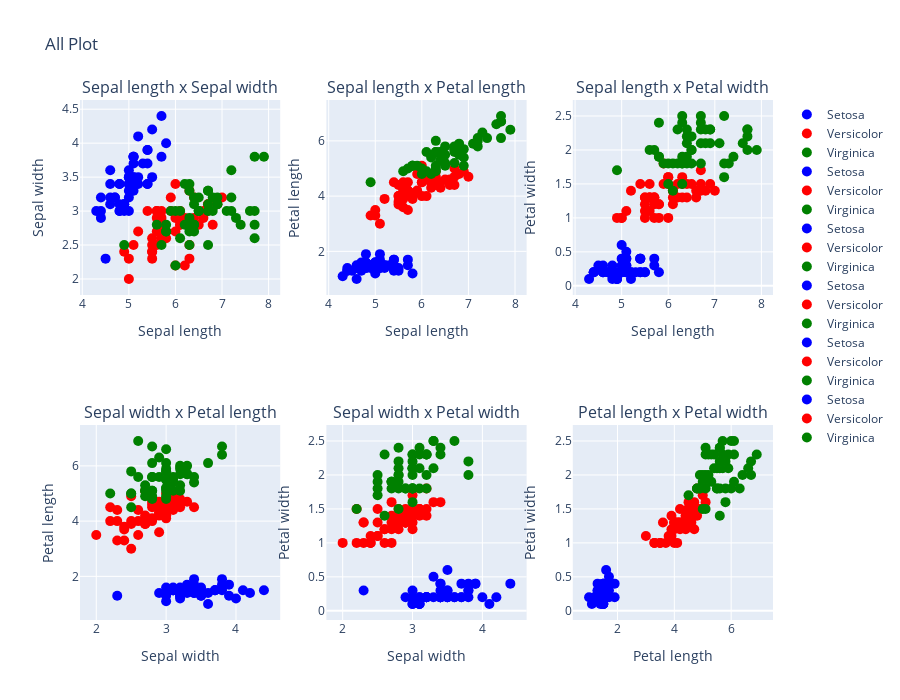

The cell this chart's notebook holds for it:
### Code cell
res

### Figure 1 — Plotly figure (JSON) as saved in the notebook; plotly's stock layout.template omitted (floating-point values rounded to 4 significant figures)
{"data": [{"marker": {"color": "blue", "size": 10}, "mode": "markers", "name": "Setosa", "type": "scatter", "x": [5.1, 4.9, 4.7, 4.6, 5, 5.4, 4.6, 5, 4.4, 4.9, 5.4, 4.8, 4.8, 4.3, 5.8, 5.7, 5.4, 5.1, 5.7, 5.1, 5.4, 5.1, 4.6, 5.1, 4.8, 5, 5, 5.2, 5.2, 4.7, 4.8, 5.4, 5.2, 5.5, 4.9, 5, 5.5, 4.9, 4.4, 5.1, 5, 4.5, 4.4, 5, 5.1, 4.8, 5.1, 4.6, 5.3, 5], "xaxis": "x", "y": [3.5, 3, 3.2, 3.1, 3.6, 3.9, 3.4, 3.4, 2.9, 3.1, 3.7, 3.4, 3, 3, 4, 4.4, 3.9, 3.5, 3.8, 3.8, 3.4, 3.7, 3.6, 3.3, 3.4, 3, 3.4, 3.5, 3.4, 3.2, 3.1, 3.4, 4.1, 4.2, 3.1, 3.2, 3.5, 3.1, 3, 3.4, 3.5, 2.3, 3.2, 3.5, 3.8, 3, 3.8, 3.2, 3.7, 3.3], "yaxis": "y"}, {"marker": {"color": "red", "size": 10}, "mode": "markers", "name": "Versicolor", "type": "scatter", "x": [7, 6.4, 6.9, 5.5, 6.5, 5.7, 6.3, 4.9, 6.6, 5.2, 5, 5.9, 6, 6.1, 5.6, 6.7, 5.6, 5.8, 6.2, 5.6, 5.9, 6.1, 6.3, 6.1, 6.4, 6.6, 6.8, 6.7, 6, 5.7, 5.5, 5.5, 5.8, 6, 5.4, 6, 6.7, 6.3, 5.6, 5.5, 5.5, 6.1, 5.8, 5, 5.6, 5.7, 5.7, 6.2, 5.1, 5.7], "xaxis": "x", "y": [3.2, 3.2, 3.1, 2.3, 2.8, 2.8, 3.3, 2.4, 2.9, 2.7, 2, 3, 2.2, 2.9, 2.9, 3.1, 3, 2.7, 2.2, 2.5, 3.2, 2.8, 2.5, 2.8, 2.9, 3, 2.8, 3, 2.9, 2.6, 2.4, 2.4, 2.7, 2.7, 3, 3.4, 3.1, 2.3, 3, 2.5, 2.6, 3, 2.6, 2.3, 2.7, 3, 2.9, 2.9, 2.5, 2.8], "yaxis": "y"}, {"marker": {"color": "green", "size": 10}, "mode": "markers", "name": "Virginica", "type": "scatter", "x": [6.3, 5.8, 7.1, 6.3, 6.5, 7.6, 4.9, 7.3, 6.7, 7.2, 6.5, 6.4, 6.8, 5.7, 5.8, 6.4, 6.5, 7.7, 7.7, 6, 6.9, 5.6, 7.7, 6.3, 6.7, 7.2, 6.2, 6.1, 6.4, 7.2, 7.4, 7.9, 6.4, 6.3, 6.1, 7.7, 6.3, 6.4, 6, 6.9, 6.7, 6.9, 5.8, 6.8, 6.7, 6.7, 6.3, 6.5, 6.2, 5.9], "xaxis": "x", "y": [3.3, 2.7, 3, 2.9, 3, 3, 2.5, 2.9, 2.5, 3.6, 3.2, 2.7, 3, 2.5, 2.8, 3.2, 3, 3.8, 2.6, 2.2, 3.2, 2.8, 2.8, 2.7, 3.3, 3.2, 2.8, 3, 2.8, 3, 2.8, 3.8, 2.8, 2.8, 2.6, 3, 3.4, 3.1, 3, 3.1, 3.1, 3.1, 2.7, 3.2, 3.3, 3, 2.5, 3, 3.4, 3], "yaxis": "y"}, {"marker": {"color": "blue", "size": 10}, "mode": "markers", "name": "Setosa", "type": "scatter", "x": [5.1, 4.9, 4.7, 4.6, 5, 5.4, 4.6, 5, 4.4, 4.9, 5.4, 4.8, 4.8, 4.3, 5.8, 5.7, 5.4, 5.1, 5.7, 5.1, 5.4, 5.1, 4.6, 5.1, 4.8, 5, 5, 5.2, 5.2, 4.7, 4.8, 5.4, 5.2, 5.5, 4.9, 5, 5.5, 4.9, 4.4, 5.1, 5, 4.5, 4.4, 5, 5.1, 4.8, 5.1, 4.6, 5.3, 5], "xaxis": "x2", "y": [1.4, 1.4, 1.3, 1.5, 1.4, 1.7, 1.4, 1.5, 1.4, 1.5, 1.5, 1.6, 1.4, 1.1, 1.2, 1.5, 1.3, 1.4, 1.7, 1.5, 1.7, 1.5, 1, 1.7, 1.9, 1.6, 1.6, 1.5, 1.4, 1.6, 1.6, 1.5, 1.5, 1.4, 1.5, 1.2, 1.3, 1.5, 1.3, 1.5, 1.3, 1.3, 1.3, 1.6, 1.9, 1.4, 1.6, 1.4, 1.5, 1.4], "yaxis": "y2"}, {"marker": {"color": "red", "size": 10}, "mode": "markers", "name": "Versicolor", "type": "scatter", "x": [7, 6.4, 6.9, 5.5, 6.5, 5.7, 6.3, 4.9, 6.6, 5.2, 5, 5.9, 6, 6.1, 5.6, 6.7, 5.6, 5.8, 6.2, 5.6, 5.9, 6.1, 6.3, 6.1, 6.4, 6.6, 6.8, 6.7, 6, 5.7, 5.5, 5.5, 5.8, 6, 5.4, 6, 6.7, 6.3, 5.6, 5.5, 5.5, 6.1, 5.8, 5, 5.6, 5.7, 5.7, 6.2, 5.1, 5.7], "xaxis": "x2", "y": [4.7, 4.5, 4.9, 4, 4.6, 4.5, 4.7, 3.3, 4.6, 3.9, 3.5, 4.2, 4, 4.7, 3.6, 4.4, 4.5, 4.1, 4.5, 3.9, 4.8, 4, 4.9, 4.7, 4.3, 4.4, 4.8, 5, 4.5, 3.5, 3.8, 3.7, 3.9, 5.1, 4.5, 4.5, 4.7, 4.4, 4.1, 4, 4.4, 4.6, 4, 3.3, 4.2, 4.2, 4.2, 4.3, 3, 4.1], "yaxis": "y2"}, {"marker": {"color": "green", "size": 10}, "mode": "markers", "name": "Virginica", "type": "scatter", "x": [6.3, 5.8, 7.1, 6.3, 6.5, 7.6, 4.9, 7.3, 6.7, 7.2, 6.5, 6.4, 6.8, 5.7, 5.8, 6.4, 6.5, 7.7, 7.7, 6, 6.9, 5.6, 7.7, 6.3, 6.7, 7.2, 6.2, 6.1, 6.4, 7.2, 7.4, 7.9, 6.4, 6.3, 6.1, 7.7, 6.3, 6.4, 6, 6.9, 6.7, 6.9, 5.8, 6.8, 6.7, 6.7, 6.3, 6.5, 6.2, 5.9], "xaxis": "x2", "y": [6, 5.1, 5.9, 5.6, 5.8, 6.6, 4.5, 6.3, 5.8, 6.1, 5.1, 5.3, 5.5, 5, 5.1, 5.3, 5.5, 6.7, 6.9, 5, 5.7, 4.9, 6.7, 4.9, 5.7, 6, 4.8, 4.9, 5.6, 5.8, 6.1, 6.4, 5.6, 5.1, 5.6, 6.1, 5.6, 5.5, 4.8, 5.4, 5.6, 5.1, 5.1, 5.9, 5.7, 5.2, 5, 5.2, 5.4, 5.1], "yaxis": "y2"}, {"marker": {"color": "blue", "size": 10}, "mode": "markers", "name": "Setosa", "type": "scatter", "x": [5.1, 4.9, 4.7, 4.6, 5, 5.4, 4.6, 5, 4.4, 4.9, 5.4, 4.8, 4.8, 4.3, 5.8, 5.7, 5.4, 5.1, 5.7, 5.1, 5.4, 5.1, 4.6, 5.1, 4.8, 5, 5, 5.2, 5.2, 4.7, 4.8, 5.4, 5.2, 5.5, 4.9, 5, 5.5, 4.9, 4.4, 5.1, 5, 4.5, 4.4, 5, 5.1, 4.8, 5.1, 4.6, 5.3, 5], "xaxis": "x3", "y": [0.2, 0.2, 0.2, 0.2, 0.2, 0.4, 0.3, 0.2, 0.2, 0.1, 0.2, 0.2, 0.1, 0.1, 0.2, 0.4, 0.4, 0.3, 0.3, 0.3, 0.2, 0.4, 0.2, 0.5, 0.2, 0.2, 0.4, 0.2, 0.2, 0.2, 0.2, 0.4, 0.1, 0.2, 0.1, 0.2, 0.2, 0.1, 0.2, 0.2, 0.3, 0.3, 0.2, 0.6, 0.4, 0.3, 0.2, 0.2, 0.2, 0.2], "yaxis": "y3"}, {"marker": {"color": "red", "size": 10}, "mode": "markers", "name": "Versicolor", "type": "scatter", "x": [7, 6.4, 6.9, 5.5, 6.5, 5.7, 6.3, 4.9, 6.6, 5.2, 5, 5.9, 6, 6.1, 5.6, 6.7, 5.6, 5.8, 6.2, 5.6, 5.9, 6.1, 6.3, 6.1, 6.4, 6.6, 6.8, 6.7, 6, 5.7, 5.5, 5.5, 5.8, 6, 5.4, 6, 6.7, 6.3, 5.6, 5.5, 5.5, 6.1, 5.8, 5, 5.6, 5.7, 5.7, 6.2, 5.1, 5.7], "xaxis": "x3", "y": [1.4, 1.5, 1.5, 1.3, 1.5, 1.3, 1.6, 1, 1.3, 1.4, 1, 1.5, 1, 1.4, 1.3, 1.4, 1.5, 1, 1.5, 1.1, 1.8, 1.3, 1.5, 1.2, 1.3, 1.4, 1.4, 1.7, 1.5, 1, 1.1, 1, 1.2, 1.6, 1.5, 1.6, 1.5, 1.3, 1.3, 1.3, 1.2, 1.4, 1.2, 1, 1.3, 1.2, 1.3, 1.3, 1.1, 1.3], "yaxis": "y3"}, {"marker": {"color": "green", "size": 10}, "mode": "markers", "name": "Virginica", "type": "scatter", "x": [6.3, 5.8, 7.1, 6.3, 6.5, 7.6, 4.9, 7.3, 6.7, 7.2, 6.5, 6.4, 6.8, 5.7, 5.8, 6.4, 6.5, 7.7, 7.7, 6, 6.9, 5.6, 7.7, 6.3, 6.7, 7.2, 6.2, 6.1, 6.4, 7.2, 7.4, 7.9, 6.4, 6.3, 6.1, 7.7, 6.3, 6.4, 6, 6.9, 6.7, 6.9, 5.8, 6.8, 6.7, 6.7, 6.3, 6.5, 6.2, 5.9], "xaxis": "x3", "y": [2.5, 1.9, 2.1, 1.8, 2.2, 2.1, 1.7, 1.8, 1.8, 2.5, 2, 1.9, 2.1, 2, 2.4, 2.3, 1.8, 2.2, 2.3, 1.5, 2.3, 2, 2, 1.8, 2.1, 1.8, 1.8, 1.8, 2.1, 1.6, 1.9, 2, 2.2, 1.5, 1.4, 2.3, 2.4, 1.8, 1.8, 2.1, 2.4, 2.3, 1.9, 2.3, 2.5, 2.3, 1.9, 2, 2.3, 1.8], "yaxis": "y3"}, {"marker": {"color": "blue", "size": 10}, "mode": "markers", "name": "Setosa", "type": "scatter", "x": [3.5, 3, 3.2, 3.1, 3.6, 3.9, 3.4, 3.4, 2.9, 3.1, 3.7, 3.4, 3, 3, 4, 4.4, 3.9, 3.5, 3.8, 3.8, 3.4, 3.7, 3.6, 3.3, 3.4, 3, 3.4, 3.5, 3.4, 3.2, 3.1, 3.4, 4.1, 4.2, 3.1, 3.2, 3.5, 3.1, 3, 3.4, 3.5, 2.3, 3.2, 3.5, 3.8, 3, 3.8, 3.2, 3.7, 3.3], "xaxis": "x4", "y": [1.4, 1.4, 1.3, 1.5, 1.4, 1.7, 1.4, 1.5, 1.4, 1.5, 1.5, 1.6, 1.4, 1.1, 1.2, 1.5, 1.3, 1.4, 1.7, 1.5, 1.7, 1.5, 1, 1.7, 1.9, 1.6, 1.6, 1.5, 1.4, 1.6, 1.6, 1.5, 1.5, 1.4, 1.5, 1.2, 1.3, 1.5, 1.3, 1.5, 1.3, 1.3, 1.3, 1.6, 1.9, 1.4, 1.6, 1.4, 1.5, 1.4], "yaxis": "y4"}, {"marker": {"color": "red", "size": 10}, "mode": "markers", "name": "Versicolor", "type": "scatter", "x": [3.2, 3.2, 3.1, 2.3, 2.8, 2.8, 3.3, 2.4, 2.9, 2.7, 2, 3, 2.2, 2.9, 2.9, 3.1, 3, 2.7, 2.2, 2.5, 3.2, 2.8, 2.5, 2.8, 2.9, 3, 2.8, 3, 2.9, 2.6, 2.4, 2.4, 2.7, 2.7, 3, 3.4, 3.1, 2.3, 3, 2.5, 2.6, 3, 2.6, 2.3, 2.7, 3, 2.9, 2.9, 2.5, 2.8], "xaxis": "x4", "y": [4.7, 4.5, 4.9, 4, 4.6, 4.5, 4.7, 3.3, 4.6, 3.9, 3.5, 4.2, 4, 4.7, 3.6, 4.4, 4.5, 4.1, 4.5, 3.9, 4.8, 4, 4.9, 4.7, 4.3, 4.4, 4.8, 5, 4.5, 3.5, 3.8, 3.7, 3.9, 5.1, 4.5, 4.5, 4.7, 4.4, 4.1, 4, 4.4, 4.6, 4, 3.3, 4.2, 4.2, 4.2, 4.3, 3, 4.1], "yaxis": "y4"}, {"marker": {"color": "green", "size": 10}, "mode": "markers", "name": "Virginica", "type": "scatter", "x": [3.3, 2.7, 3, 2.9, 3, 3, 2.5, 2.9, 2.5, 3.6, 3.2, 2.7, 3, 2.5, 2.8, 3.2, 3, 3.8, 2.6, 2.2, 3.2, 2.8, 2.8, 2.7, 3.3, 3.2, 2.8, 3, 2.8, 3, 2.8, 3.8, 2.8, 2.8, 2.6, 3, 3.4, 3.1, 3, 3.1, 3.1, 3.1, 2.7, 3.2, 3.3, 3, 2.5, 3, 3.4, 3], "xaxis": "x4", "y": [6, 5.1, 5.9, 5.6, 5.8, 6.6, 4.5, 6.3, 5.8, 6.1, 5.1, 5.3, 5.5, 5, 5.1, 5.3, 5.5, 6.7, 6.9, 5, 5.7, 4.9, 6.7, 4.9, 5.7, 6, 4.8, 4.9, 5.6, 5.8, 6.1, 6.4, 5.6, 5.1, 5.6, 6.1, 5.6, 5.5, 4.8, 5.4, 5.6, 5.1, 5.1, 5.9, 5.7, 5.2, 5, 5.2, 5.4, 5.1], "yaxis": "y4"}, {"marker": {"color": "blue", "size": 10}, "mode": "markers", "name": "Setosa", "type": "scatter", "x": [3.5, 3, 3.2, 3.1, 3.6, 3.9, 3.4, 3.4, 2.9, 3.1, 3.7, 3.4, 3, 3, 4, 4.4, 3.9, 3.5, 3.8, 3.8, 3.4, 3.7, 3.6, 3.3, 3.4, 3, 3.4, 3.5, 3.4, 3.2, 3.1, 3.4, 4.1, 4.2, 3.1, 3.2, 3.5, 3.1, 3, 3.4, 3.5, 2.3, 3.2, 3.5, 3.8, 3, 3.8, 3.2, 3.7, 3.3], "xaxis": "x5", "y": [0.2, 0.2, 0.2, 0.2, 0.2, 0.4, 0.3, 0.2, 0.2, 0.1, 0.2, 0.2, 0.1, 0.1, 0.2, 0.4, 0.4, 0.3, 0.3, 0.3, 0.2, 0.4, 0.2, 0.5, 0.2, 0.2, 0.4, 0.2, 0.2, 0.2, 0.2, 0.4, 0.1, 0.2, 0.1, 0.2, 0.2, 0.1, 0.2, 0.2, 0.3, 0.3, 0.2, 0.6, 0.4, 0.3, 0.2, 0.2, 0.2, 0.2], "yaxis": "y5"}, {"marker": {"color": "red", "size": 10}, "mode": "markers", "name": "Versicolor", "type": "scatter", "x": [3.2, 3.2, 3.1, 2.3, 2.8, 2.8, 3.3, 2.4, 2.9, 2.7, 2, 3, 2.2, 2.9, 2.9, 3.1, 3, 2.7, 2.2, 2.5, 3.2, 2.8, 2.5, 2.8, 2.9, 3, 2.8, 3, 2.9, 2.6, 2.4, 2.4, 2.7, 2.7, 3, 3.4, 3.1, 2.3, 3, 2.5, 2.6, 3, 2.6, 2.3, 2.7, 3, 2.9, 2.9, 2.5, 2.8], "xaxis": "x5", "y": [1.4, 1.5, 1.5, 1.3, 1.5, 1.3, 1.6, 1, 1.3, 1.4, 1, 1.5, 1, 1.4, 1.3, 1.4, 1.5, 1, 1.5, 1.1, 1.8, 1.3, 1.5, 1.2, 1.3, 1.4, 1.4, 1.7, 1.5, 1, 1.1, 1, 1.2, 1.6, 1.5, 1.6, 1.5, 1.3, 1.3, 1.3, 1.2, 1.4, 1.2, 1, 1.3, 1.2, 1.3, 1.3, 1.1, 1.3], "yaxis": "y5"}, {"marker": {"color": "green", "size": 10}, "mode": "markers", "name": "Virginica", "type": "scatter", "x": [3.3, 2.7, 3, 2.9, 3, 3, 2.5, 2.9, 2.5, 3.6, 3.2, 2.7, 3, 2.5, 2.8, 3.2, 3, 3.8, 2.6, 2.2, 3.2, 2.8, 2.8, 2.7, 3.3, 3.2, 2.8, 3, 2.8, 3, 2.8, 3.8, 2.8, 2.8, 2.6, 3, 3.4, 3.1, 3, 3.1, 3.1, 3.1, 2.7, 3.2, 3.3, 3, 2.5, 3, 3.4, 3], "xaxis": "x5", "y": [2.5, 1.9, 2.1, 1.8, 2.2, 2.1, 1.7, 1.8, 1.8, 2.5, 2, 1.9, 2.1, 2, 2.4, 2.3, 1.8, 2.2, 2.3, 1.5, 2.3, 2, 2, 1.8, 2.1, 1.8, 1.8, 1.8, 2.1, 1.6, 1.9, 2, 2.2, 1.5, 1.4, 2.3, 2.4, 1.8, 1.8, 2.1, 2.4, 2.3, 1.9, 2.3, 2.5, 2.3, 1.9, 2, 2.3, 1.8], "yaxis": "y5"}, {"marker": {"color": "blue", "size": 10}, "mode": "markers", "name": "Setosa", "type": "scatter", "x": [1.4, 1.4, 1.3, 1.5, 1.4, 1.7, 1.4, 1.5, 1.4, 1.5, 1.5, 1.6, 1.4, 1.1, 1.2, 1.5, 1.3, 1.4, 1.7, 1.5, 1.7, 1.5, 1, 1.7, 1.9, 1.6, 1.6, 1.5, 1.4, 1.6, 1.6, 1.5, 1.5, 1.4, 1.5, 1.2, 1.3, 1.5, 1.3, 1.5, 1.3, 1.3, 1.3, 1.6, 1.9, 1.4, 1.6, 1.4, 1.5, 1.4], "xaxis": "x6", "y": [0.2, 0.2, 0.2, 0.2, 0.2, 0.4, 0.3, 0.2, 0.2, 0.1, 0.2, 0.2, 0.1, 0.1, 0.2, 0.4, 0.4, 0.3, 0.3, 0.3, 0.2, 0.4, 0.2, 0.5, 0.2, 0.2, 0.4, 0.2, 0.2, 0.2, 0.2, 0.4, 0.1, 0.2, 0.1, 0.2, 0.2, 0.1, 0.2, 0.2, 0.3, 0.3, 0.2, 0.6, 0.4, 0.3, 0.2, 0.2, 0.2, 0.2], "yaxis": "y6"}, {"marker": {"color": "red", "size": 10}, "mode": "markers", "name": "Versicolor", "type": "scatter", "x": [4.7, 4.5, 4.9, 4, 4.6, 4.5, 4.7, 3.3, 4.6, 3.9, 3.5, 4.2, 4, 4.7, 3.6, 4.4, 4.5, 4.1, 4.5, 3.9, 4.8, 4, 4.9, 4.7, 4.3, 4.4, 4.8, 5, 4.5, 3.5, 3.8, 3.7, 3.9, 5.1, 4.5, 4.5, 4.7, 4.4, 4.1, 4, 4.4, 4.6, 4, 3.3, 4.2, 4.2, 4.2, 4.3, 3, 4.1], "xaxis": "x6", "y": [1.4, 1.5, 1.5, 1.3, 1.5, 1.3, 1.6, 1, 1.3, 1.4, 1, 1.5, 1, 1.4, 1.3, 1.4, 1.5, 1, 1.5, 1.1, 1.8, 1.3, 1.5, 1.2, 1.3, 1.4, 1.4, 1.7, 1.5, 1, 1.1, 1, 1.2, 1.6, 1.5, 1.6, 1.5, 1.3, 1.3, 1.3, 1.2, 1.4, 1.2, 1, 1.3, 1.2, 1.3, 1.3, 1.1, 1.3], "yaxis": "y6"}, {"marker": {"color": "green", "size": 10}, "mode": "markers", "name": "Virginica", "type": "scatter", "x": [6, 5.1, 5.9, 5.6, 5.8, 6.6, 4.5, 6.3, 5.8, 6.1, 5.1, 5.3, 5.5, 5, 5.1, 5.3, 5.5, 6.7, 6.9, 5, 5.7, 4.9, 6.7, 4.9, 5.7, 6, 4.8, 4.9, 5.6, 5.8, 6.1, 6.4, 5.6, 5.1, 5.6, 6.1, 5.6, 5.5, 4.8, 5.4, 5.6, 5.1, 5.1, 5.9, 5.7, 5.2, 5, 5.2, 5.4, 5.1], "xaxis": "x6", "y": [2.5, 1.9, 2.1, 1.8, 2.2, 2.1, 1.7, 1.8, 1.8, 2.5, 2, 1.9, 2.1, 2, 2.4, 2.3, 1.8, 2.2, 2.3, 1.5, 2.3, 2, 2, 1.8, 2.1, 1.8, 1.8, 1.8, 2.1, 1.6, 1.9, 2, 2.2, 1.5, 1.4, 2.3, 2.4, 1.8, 1.8, 2.1, 2.4, 2.3, 1.9, 2.3, 2.5, 2.3, 1.9, 2, 2.3, 1.8], "yaxis": "y6"}], "layout": {"annotations": [{"font": {"size": 16}, "showarrow": false, "text": "Sepal length x Sepal width", "x": 0.1444, "xanchor": "center", "xref": "paper", "y": 1, "yanchor": "bottom", "yref": "paper"}, {"font": {"size": 16}, "showarrow": false, "text": "Sepal length x Petal length", "x": 0.5, "xanchor": "center", "xref": "paper", "y": 1, "yanchor": "bottom", "yref": "paper"}, {"font": {"size": 16}, "showarrow": false, "text": "Sepal length x Petal width", "x": 0.8556, "xanchor": "center", "xref": "paper", "y": 1, "yanchor": "bottom", "yref": "paper"}, {"font": {"size": 16}, "showarrow": false, "text": "Sepal width x Petal length", "x": 0.1444, "xanchor": "center", "xref": "paper", "y": 0.375, "yanchor": "bottom", "yref": "paper"}, {"font": {"size": 16}, "showarrow": false, "text": "Sepal width x Petal width", "x": 0.5, "xanchor": "center", "xref": "paper", "y": 0.375, "yanchor": "bottom", "yref": "paper"}, {"font": {"size": 16}, "showarrow": false, "text": "Petal length x Petal width", "x": 0.8556, "xanchor": "center", "xref": "paper", "y": 0.375, "yanchor": "bottom", "yref": "paper"}], "height": 700, "title": {"text": "All Plot"}, "xaxis": {"anchor": "y", "domain": [0, 0.2889], "title": {"text": "Sepal length"}}, "xaxis2": {"anchor": "y2", "domain": [0.3556, 0.6444], "title": {"text": "Sepal length"}}, "xaxis3": {"anchor": "y3", "domain": [0.7111, 1], "title": {"text": "Sepal length"}}, "xaxis4": {"anchor": "y4", "domain": [0, 0.2889], "title": {"text": "Sepal width"}}, "xaxis5": {"anchor": "y5", "domain": [0.3556, 0.6444], "title": {"text": "Sepal width"}}, "xaxis6": {"anchor": "y6", "domain": [0.7111, 1], "title": {"text": "Petal length"}}, "yaxis": {"anchor": "x", "domain": [0.625, 1], "title": {"text": "Sepal width"}}, "yaxis2": {"anchor": "x2", "domain": [0.625, 1], "title": {"text": "Petal length"}}, "yaxis3": {"anchor": "x3", "domain": [0.625, 1], "title": {"text": "Petal width"}}, "yaxis4": {"anchor": "x4", "domain": [0, 0.375], "title": {"text": "Petal length"}}, "yaxis5": {"anchor": "x5", "domain": [0, 0.375], "title": {"text": "Petal width"}}, "yaxis6": {"anchor": "x6", "domain": [0, 0.375], "title": {"text": "Petal width"}}}}
